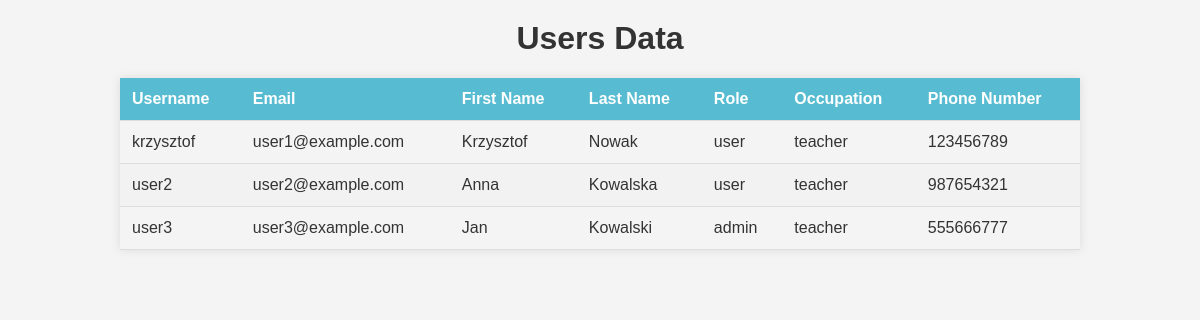
Before: /users (signed in) with the older database file.
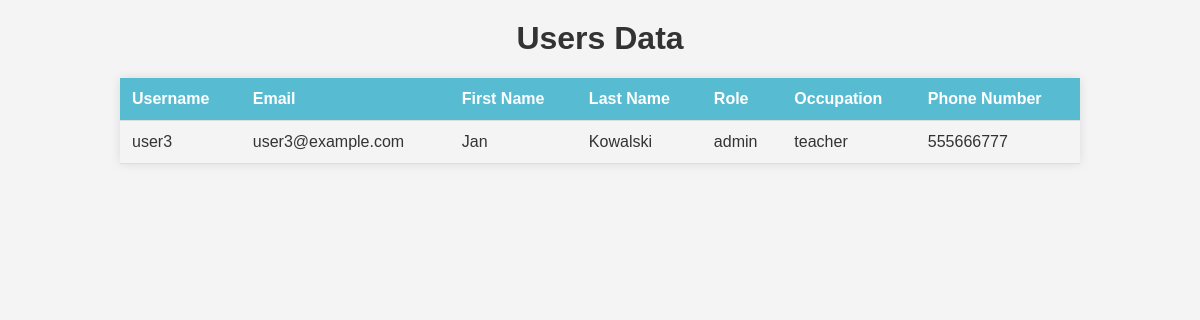
After: the same page with the newer database file.
### db_create.py (models this page shows)
class User(Base):
    __tablename__ = 'users'
    id = Column(Integer, primary_key=True)
    username = Column(String, nullable=False)
    email = Column(String, nullable=False, unique=True)
    first_name = Column(String, nullable=False)
    last_name = Column(String, nullable=False)
    second_name = Column(String, nullable=True)
    password = Column(String, nullable=False)
    role = Column(String, nullable=False)
    occupation = Column(String, nullable=False)
    phone_number = Column(String, nullable=False, unique=True)

### app.py (the view)
@app.route('/users')
def users():
    if 'username' not in login_session:
        return redirect(url_for('index'))
    users = session.query(User).all()
    return render_template('index.html', users=users)

### templates/index.html (shortened to what this page needs)
<!DOCTYPE html>
<html lang="en">
<head>
    <link rel="stylesheet" href="{{ url_for('static', filename='styles.css') }}">
</head>
<body>
    <h1>Users Data</h1>
    <table id="users-table">
        <thead>
            <tr>
                <th>Username</th>
                <th>Email</th>
                <th>First Name</th>
                <th>Last Name</th>
                <th>Role</th>
                <th>Occupation</th>
                <th>Phone Number</th>
            </tr>
        </thead>
        <tbody id="users-data">
            {% for user in users %}
            <tr>
                <td>{{ user.username }}</td>
                <td>{{ user.email }}</td>
                <td>{{ user.first_name }}</td>
                <td>{{ user.last_name }}</td>
                <td>{{ user.role }}</td>
                <td>{{ user.occupation }}</td>
                <td>{{ user.phone_number }}</td>
            </tr>
            {% endfor %}
        </tbody>
    </table>
</body>
</html>

### static/styles.css (style rules this page uses)
body { font-family: Arial, sans-serif; margin: 0; padding: 0; background-color: #f4f4f4; }
h1 { text-align: center; margin-top: 20px; color: #333; }
#users-table { width: 80%; margin: 20px auto; border-collapse: collapse; box-shadow: 0 0 10px rgba(0, 0, 0, 0.1); }
#users-table th, #users-table td { padding: 12px; text-align: left; border-bottom: 1px solid #ddd; }
#users-table th { background-color: #57bcd1; color: white; }
#users-table td { color: #333; }

Changed rows visible on the page:
removed User: username "krzysztof", email "user1@example.com", first_name "Krzysztof", last_name "Nowak", role "user", occupation "teacher", phone_number "123456789"
removed User: username "user2", email "user2@example.com", first_name "Anna", last_name "Kowalska", role "user", occupation "teacher", phone_number "987654321"
